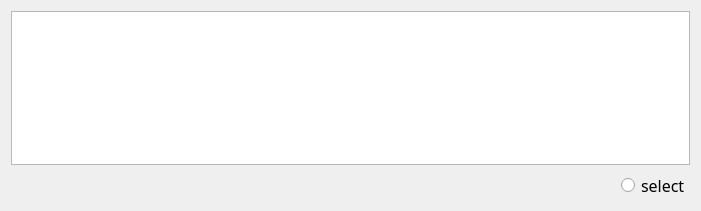
<?xml version="1.0" encoding="UTF-8"?>
<ui version="4.0">
 <class>group_tab</class>
 <widget class="QDialog" name="group_tab">
  <property name="geometry">
   <rect>
    <x>0</x>
    <y>0</y>
    <width>701</width>
    <height>211</height>
   </rect>
  </property>
  <property name="windowTitle">
   <string>group_tab</string>
  </property>
  <layout class="QGridLayout" name="gridLayout">
   <item row="0" column="0">
    <widget class="QTextEdit" name="subInfoEdit">
     <property name="font">
      <font>
       <family>微软雅黑</family>
       <pointsize>12</pointsize>
      </font>
     </property>
     <property name="readOnly">
      <bool>true</bool>
     </property>
    </widget>
   </item>
   <item row="1" column="0">
    <layout class="QHBoxLayout" name="horizontalLayout_4">
     <item>
      <spacer name="horizontalSpacer_2">
       <property name="orientation">
        <enum>Qt::Horizontal</enum>
       </property>
       <property name="sizeHint" stdset="0">
        <size>
         <width>765</width>
         <height>28</height>
        </size>
       </property>
      </spacer>
     </item>
     <item>
      <widget class="QRadioButton" name="radioButton">
       <property name="font">
        <font>
         <family>微软雅黑</family>
         <pointsize>12</pointsize>
        </font>
       </property>
       <property name="text">
        <string>select</string>
       </property>
      </widget>
     </item>
    </layout>
   </item>
  </layout>
 </widget>
 <layoutdefault spacing="6" margin="11"/>
 <resources/>
 <connections/>
</ui>
